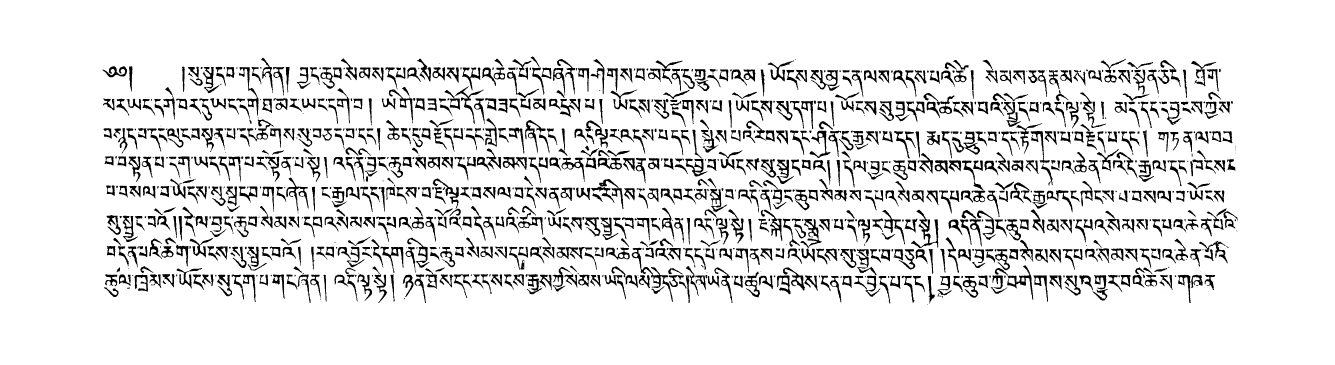
#> input picture 028.39.png, 5340 x 1459 px (shown at 1/4 size)
$ python -i Radon1.py   (imports and definitions only)
#> lines starting #> are read from the running program, lines starting #| are printed output that depends on the picture; after the words box and inside, x2 and y2 are one past the last pixel; in counts of white or black regions, pixels touching at a corner belong together

import numpy as np
import cv2


## 图片旋转
def rotate_bound(image, angle):
    # 获取宽高
    (h, w) = image.shape[:2]
    (cX, cY) = (w // 2, h // 2)

    # 提取旋转矩阵 sin cos
    M = cv2.getRotationMatrix2D((cX, cY), -angle, 1.0)
    cos = np.abs(M[0, 0])
    sin = np.abs(M[0, 1])

    # 计算图像的新边界尺寸
    # nW=w
    nW = int((h * sin) + (w * cos))
    nH = int((h * cos) + (w * sin))
    # nH = h

    # 调整旋转矩阵
    M[0, 2] += (nW / 2) - cX
    M[1, 2] += (nH / 2) - cY

    return cv2.warpAffine(image, M, (nW, nH), flags=cv2.INTER_CUBIC, borderMode=cv2.BORDER_REPLICATE)


## 获取图片旋转角度
def get_minAreaRect(image):
    gray = cv2.cvtColor(image, cv2.COLOR_BGR2GRAY)
    gray = cv2.bitwise_not(gray)
    thresh = cv2.threshold(gray, 0, 255,
                           cv2.THRESH_BINARY | cv2.THRESH_OTSU)[1]
    coords = np.column_stack(np.where(thresh > 0))
    return cv2.minAreaRect(coords)


# image_path = "006.365.png"
def xuan_z(image_path):
#> called with image_path = '028.39.png'
    image = cv2.imread(image_path)
#> image is the input picture: shape (1459, 5340, 3); 89.7% white; 1280 black regions (166 under 20 px), largest, box (x1, y1, x2, y2) and area: (3644, 839, 3753, 993) 3778, (2527, 991, 2692, 1207) 3745, (3241, 280, 3358, 363) 3304
    # image=255-image
    image=cv2.resize(image,(2000,1024))
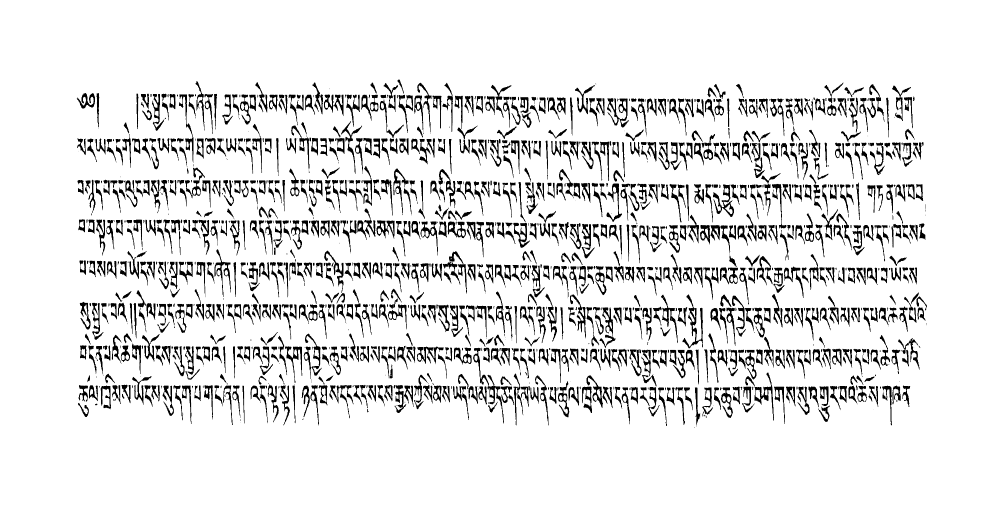
#> image: shape (1024, 2000, 3) (shown at 1/2 size); min 0, max 255, mean 228.7
    h=image.shape[1]
#> h = 2000
    w=image.shape[0]
#> w = 1024
    angle = get_minAreaRect(image)[-1]#得到旋转角度
#> in get_minAreaRect, `gray = cv2.bitwise_not(gray)`:
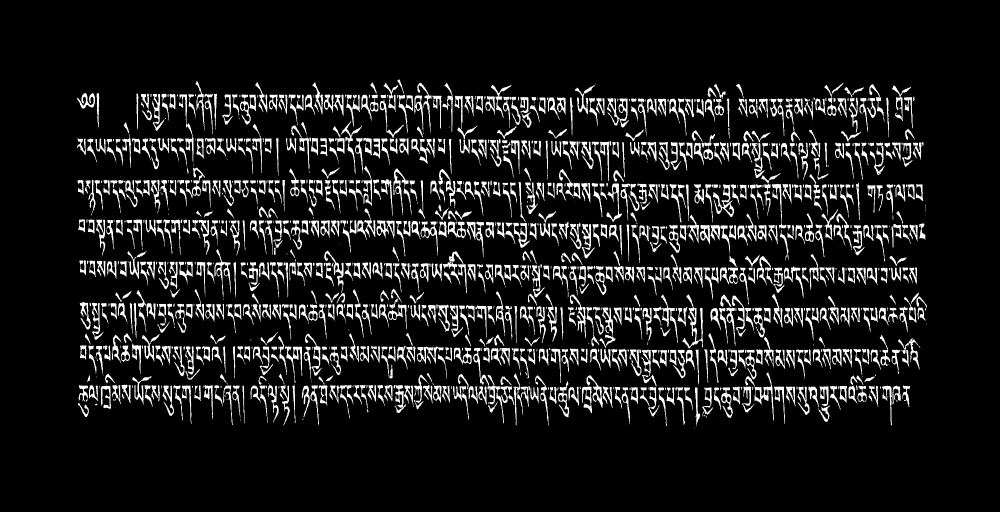
#> gray: shape (1024, 2000) (shown at 1/2 size); min 0, max 255, mean 26.3
#> in get_minAreaRect, `thresh = cv2.threshold(gray, 0, 255, cv2.THRESH_BINARY | cv2.THRESH_OT..`:
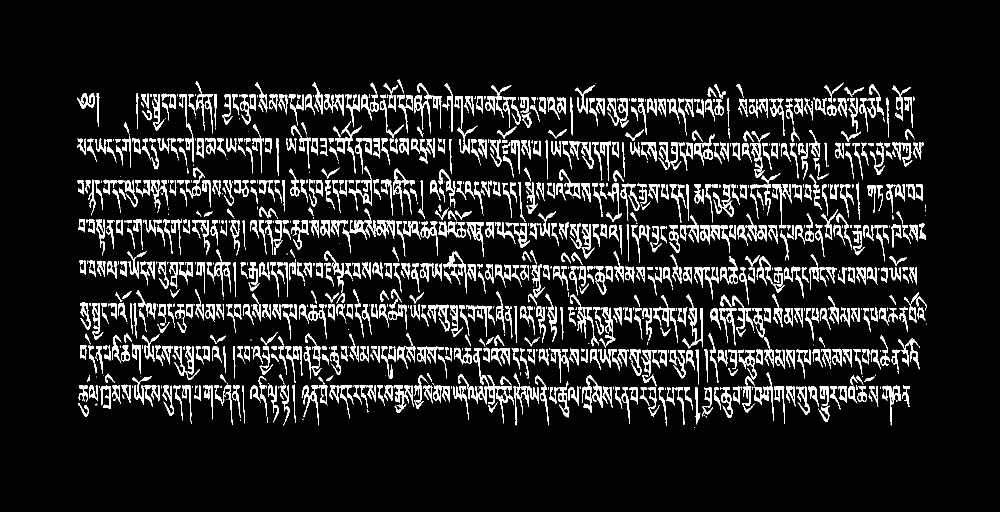
#> thresh: shape (1024, 2000) (shown at 1/2 size); 10.4% white; 1307 white regions (384 under 20 px), largest, box (x1, y1, x2, y2) and area: (946, 696, 1008, 847) 1020, (1365, 589, 1406, 697) 1010, (1214, 197, 1258, 255) 887
#> in get_minAreaRect, `coords = np.column_stack(np.where(thresh > 0))`: coords = 212685 pairs, first value 159 to 855, second value 154 to 1853
#> angle = -0.349
    rotated = rotate_bound(image, angle)#旋转图像
#> in rotate_bound, `M = cv2.getRotationMatrix2D((cX, cY), -angle, 1.0)`: M = [[1, 0.00608, -3.1], [-0.00608, 1, 6.09]]
#> in rotate_bound, `cos = np.abs(M[0, 0])`: cos = 1
#> in rotate_bound, `sin = np.abs(M[0, 1])`: sin = 0.00608
#> in rotate_bound, `nW = int((h * sin) + (w * cos))`: nW = 2006
#> in rotate_bound, `nH = int((h * cos) + (w * sin))`: nH = 1036
#> in rotate_bound, `return cv2.warpAffine(image, M, (nW, nH), flags=cv2.INTER_CUBIC, borde..`:
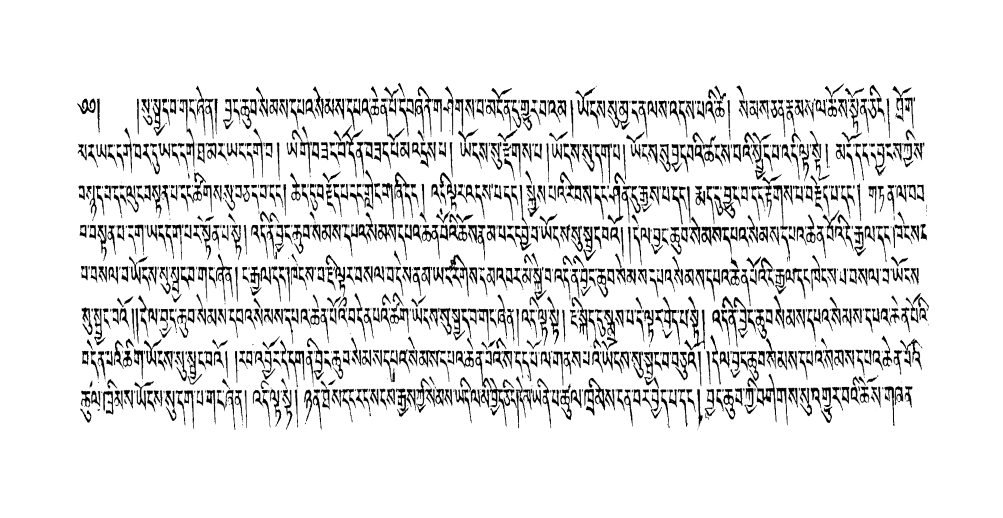
#> returned value: shape (1036, 2006, 3) (shown at 1/2 size); min 0, max 255, mean 228.9
    if angle>85:
        angle=90
    else:
        angle=angle
    M = cv2.getRotationMatrix2D((w/2,w/2),angle,1)#旋转图像中心点，角度，比例
#> M = [[1, -0.00608, 3.12], [0.00608, 1, -3.1]]
    dst = cv2.warpAffine(rotated, M, (h,w))#旋转
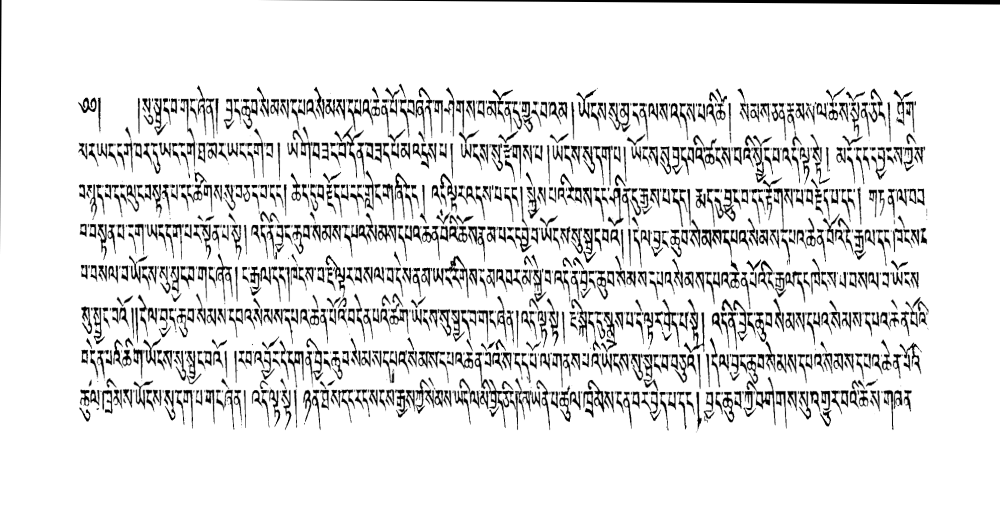
#> dst: shape (1024, 2000, 3) (shown at 1/2 size); min 0, max 255, mean 227.6

    cv2.putText(rotated, "angle: {:.2f} ".format(angle),
                (10, 30), cv2.FONT_HERSHEY_SIMPLEX, 0.7, (0, 0, 255), 2)
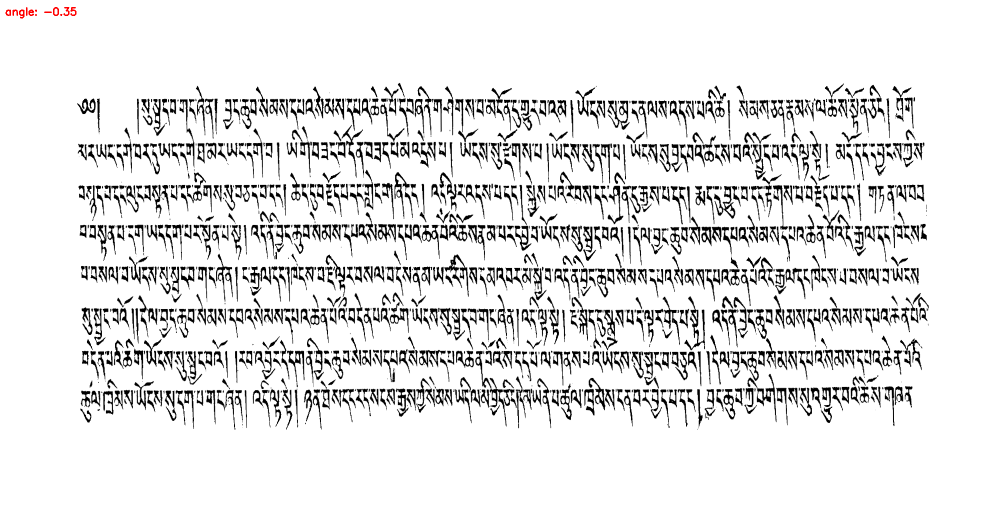
#> rotated: shape (1036, 2006, 3) (shown at 1/2 size); 0.04% of pixels changed, all inside (x1, y1, x2, y2) = (11, 14, 153, 37)
    # [4 lines of commented-out code are left out]
    print("[INFO] angle: {:.3f}".format(angle))
#| [INFO] angle: -0.349
    return dst

>>> result = xuan_z('028.39.png')

$ run again, on ocr_a_reference.png
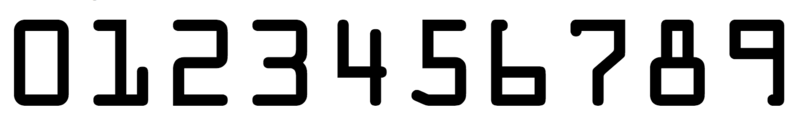
#> input picture ocr_a_reference.png, 800 x 126 px
#> in xuan_z, image is the input picture: shape (126, 800, 3); mean B, G, R 200.7, 200.7, 200.7
#> image: shape (1024, 2000, 3)
#> in get_minAreaRect, `thresh = cv2.threshold(gray, 0, 255, cv2.THRESH_BINARY | cv2.THRESH_OT..`:
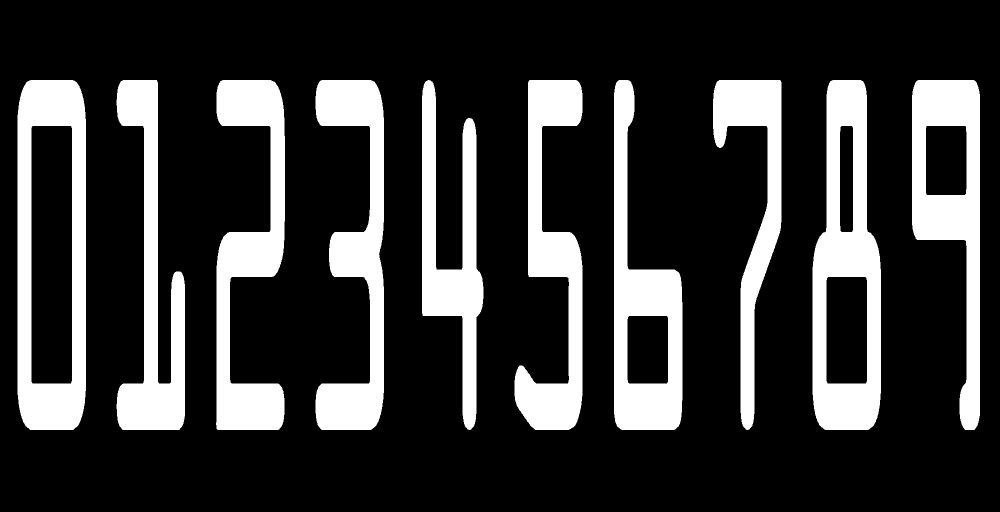
#> thresh: shape (1024, 2000) (shown at 1/2 size); 21.4% white; 10 white regions, largest, box (x1, y1, x2, y2) and area: (1625, 160, 1762, 860) 54027, (35, 160, 172, 860) 52061, (432, 160, 570, 860) 47370
#> coords = 437526 pairs, first value 160 to 859, second value 35 to 1959
#> angle = -90
#> in rotate_bound, `M = cv2.getRotationMatrix2D((cX, cY), -angle, 1.0)`: M = [[6.12e-17, 1, 488], [-1, 6.12e-17, 1512]]
#> cos = 6.12e-17
#> sin = 1
#> nW = 1024
#> nH = 2000
#> in xuan_z, `M = cv2.getRotationMatrix2D((w/2,w/2),angle,1)#旋转图像中心点，角度，比例`: M = [[6.12e-17, -1, 1024], [1, 6.12e-17, -5.68e-14]]
#> in xuan_z, `cv2.putText(rotated, "angle: {:.2f} ".format(angle), (10, 30), cv2.FON..`:
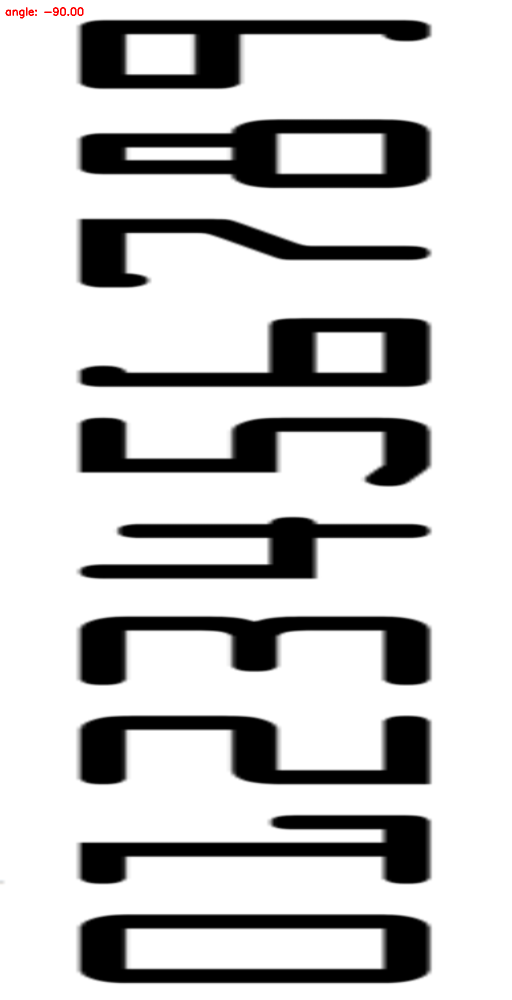
#> rotated: shape (2000, 1024, 3) (shown at 1/2 size); mean B, G, R 200.5, 200.5, 200.7
#| [INFO] angle: -90.000
